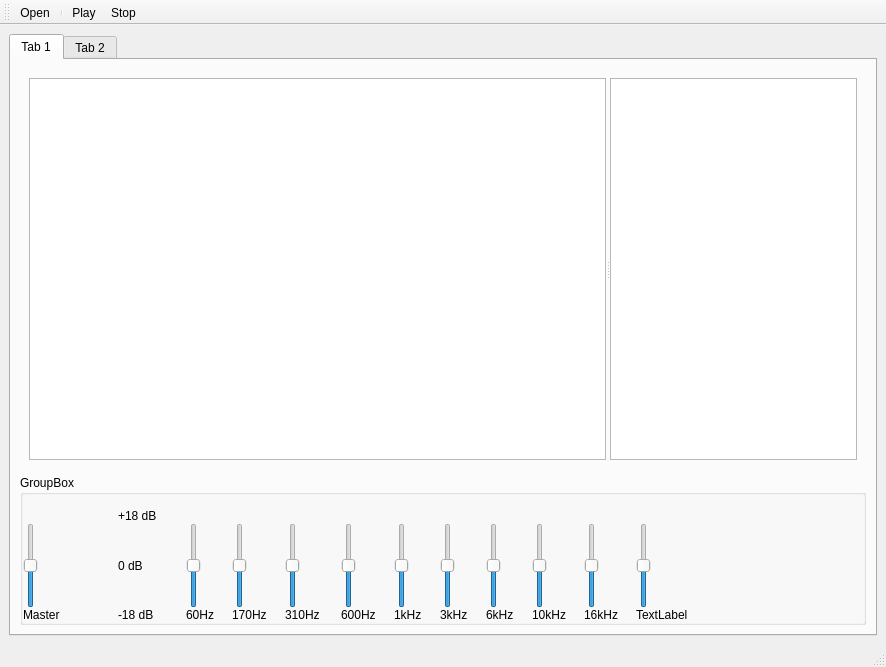
<?xml version="1.0" encoding="UTF-8"?>
<ui version="4.0">
 <class>MainWindow</class>
 <widget class="QMainWindow" name="MainWindow">
  <property name="geometry">
   <rect>
    <x>0</x>
    <y>0</y>
    <width>886</width>
    <height>667</height>
   </rect>
  </property>
  <property name="windowTitle">
   <string>MainWindow</string>
  </property>
  <widget class="QWidget" name="centralwidget">
   <layout class="QHBoxLayout" name="horizontalLayout_2">
    <item>
     <widget class="QTabWidget" name="tabWidget">
      <property name="currentIndex">
       <number>0</number>
      </property>
      <widget class="QWidget" name="tab">
       <attribute name="title">
        <string>Tab 1</string>
       </attribute>
       <layout class="QGridLayout" name="gridLayout">
        <item row="0" column="0">
         <widget class="QWidget" name="widget" native="true">
          <layout class="QGridLayout" name="gridLayout_3">
           <item row="0" column="0">
            <widget class="QSplitter" name="splitter">
             <property name="orientation">
              <enum>Qt::Horizontal</enum>
             </property>
             <widget class="PlotWidget" name="grMain">
              <property name="sizePolicy">
               <sizepolicy hsizetype="Expanding" vsizetype="Expanding">
                <horstretch>70</horstretch>
                <verstretch>0</verstretch>
               </sizepolicy>
              </property>
             </widget>
             <widget class="GraphicsLayoutWidget" name="grSpec">
              <property name="sizePolicy">
               <sizepolicy hsizetype="Expanding" vsizetype="Expanding">
                <horstretch>30</horstretch>
                <verstretch>0</verstretch>
               </sizepolicy>
              </property>
             </widget>
            </widget>
           </item>
          </layout>
         </widget>
        </item>
        <item row="1" column="0">
         <widget class="QGroupBox" name="groupBox">
          <property name="sizePolicy">
           <sizepolicy hsizetype="Preferred" vsizetype="Expanding">
            <horstretch>0</horstretch>
            <verstretch>0</verstretch>
           </sizepolicy>
          </property>
          <property name="minimumSize">
           <size>
            <width>0</width>
            <height>0</height>
           </size>
          </property>
          <property name="maximumSize">
           <size>
            <width>16777215</width>
            <height>150</height>
           </size>
          </property>
          <property name="title">
           <string>GroupBox</string>
          </property>
          <layout class="QGridLayout" name="gridLayout_2">
           <property name="leftMargin">
            <number>0</number>
           </property>
           <property name="topMargin">
            <number>0</number>
           </property>
           <property name="rightMargin">
            <number>0</number>
           </property>
           <property name="bottomMargin">
            <number>0</number>
           </property>
           <property name="horizontalSpacing">
            <number>18</number>
           </property>
           <property name="verticalSpacing">
            <number>0</number>
           </property>
           <item row="2" column="0">
            <widget class="QSlider" name="verticalSlider_gain">
             <property name="maximum">
              <number>200</number>
             </property>
             <property name="value">
              <number>100</number>
             </property>
             <property name="orientation">
              <enum>Qt::Vertical</enum>
             </property>
            </widget>
           </item>
           <item row="3" column="5">
            <widget class="QLabel" name="label_3">
             <property name="text">
              <string>170Hz</string>
             </property>
            </widget>
           </item>
           <item row="3" column="4">
            <widget class="QLabel" name="label_2">
             <property name="text">
              <string>60Hz</string>
             </property>
            </widget>
           </item>
           <item row="0" column="13">
            <widget class="QLabel" name="label_22">
             <property name="text">
              <string/>
             </property>
            </widget>
           </item>
           <item row="3" column="0">
            <widget class="QLabel" name="label">
             <property name="text">
              <string>Master</string>
             </property>
            </widget>
           </item>
           <item row="3" column="10">
            <widget class="QLabel" name="label_8">
             <property name="text">
              <string>6kHz</string>
             </property>
            </widget>
           </item>
           <item row="2" column="2">
            <spacer name="horizontalSpacer">
             <property name="orientation">
              <enum>Qt::Horizontal</enum>
             </property>
             <property name="sizeType">
              <enum>QSizePolicy::Fixed</enum>
             </property>
             <property name="sizeHint" stdset="0">
              <size>
               <width>40</width>
               <height>20</height>
              </size>
             </property>
            </spacer>
           </item>
           <item row="3" column="9">
            <widget class="QLabel" name="label_7">
             <property name="text">
              <string>3kHz</string>
             </property>
            </widget>
           </item>
           <item row="3" column="7">
            <widget class="QLabel" name="label_5">
             <property name="text">
              <string>600Hz</string>
             </property>
            </widget>
           </item>
           <item row="3" column="11">
            <widget class="QLabel" name="label_9">
             <property name="text">
              <string>10kHz</string>
             </property>
            </widget>
           </item>
           <item row="3" column="3">
            <widget class="QLabel" name="label_24">
             <property name="text">
              <string>-18 dB</string>
             </property>
            </widget>
           </item>
           <item row="0" column="12">
            <widget class="QLabel" name="label_16k">
             <property name="text">
              <string/>
             </property>
            </widget>
           </item>
           <item row="3" column="8">
            <widget class="QLabel" name="label_6">
             <property name="text">
              <string>1kHz</string>
             </property>
            </widget>
           </item>
           <item row="3" column="13">
            <widget class="QLabel" name="label_12">
             <property name="text">
              <string>TextLabel</string>
             </property>
            </widget>
           </item>
           <item row="2" column="3">
            <widget class="QLabel" name="label_23">
             <property name="text">
              <string>0 dB</string>
             </property>
            </widget>
           </item>
           <item row="3" column="12">
            <widget class="QLabel" name="label_10">
             <property name="text">
              <string>16kHz</string>
             </property>
            </widget>
           </item>
           <item row="3" column="6">
            <widget class="QLabel" name="label_4">
             <property name="text">
              <string>310Hz </string>
             </property>
            </widget>
           </item>
           <item row="1" column="0">
            <widget class="QLabel" name="label_master_gain">
             <property name="text">
              <string/>
             </property>
            </widget>
           </item>
           <item row="0" column="7">
            <widget class="QLabel" name="label_600">
             <property name="text">
              <string/>
             </property>
            </widget>
           </item>
           <item row="0" column="9">
            <widget class="QLabel" name="label_3k">
             <property name="text">
              <string/>
             </property>
            </widget>
           </item>
           <item row="0" column="5">
            <widget class="QLabel" name="label_170">
             <property name="text">
              <string/>
             </property>
            </widget>
           </item>
           <item row="0" column="10">
            <widget class="QLabel" name="label_6k">
             <property name="text">
              <string/>
             </property>
            </widget>
           </item>
           <item row="0" column="6">
            <widget class="QLabel" name="label_310">
             <property name="text">
              <string/>
             </property>
            </widget>
           </item>
           <item row="0" column="11">
            <widget class="QLabel" name="label_10k">
             <property name="text">
              <string/>
             </property>
            </widget>
           </item>
           <item row="0" column="8">
            <widget class="QLabel" name="label_1k">
             <property name="text">
              <string/>
             </property>
            </widget>
           </item>
           <item row="1" column="3">
            <widget class="QLabel" name="label_25">
             <property name="maximumSize">
              <size>
               <width>50</width>
               <height>16777215</height>
              </size>
             </property>
             <property name="text">
              <string>+18 dB</string>
             </property>
            </widget>
           </item>
           <item row="0" column="4">
            <widget class="QLabel" name="label_60">
             <property name="text">
              <string/>
             </property>
            </widget>
           </item>
           <item row="2" column="12">
            <widget class="QSlider" name="verticalSlider_16k">
             <property name="minimum">
              <number>-18</number>
             </property>
             <property name="maximum">
              <number>18</number>
             </property>
             <property name="orientation">
              <enum>Qt::Vertical</enum>
             </property>
            </widget>
           </item>
           <item row="2" column="5">
            <widget class="QSlider" name="verticalSlider_170">
             <property name="minimum">
              <number>-18</number>
             </property>
             <property name="maximum">
              <number>18</number>
             </property>
             <property name="orientation">
              <enum>Qt::Vertical</enum>
             </property>
            </widget>
           </item>
           <item row="2" column="4">
            <widget class="QSlider" name="verticalSlider_60">
             <property name="minimum">
              <number>-18</number>
             </property>
             <property name="maximum">
              <number>18</number>
             </property>
             <property name="orientation">
              <enum>Qt::Vertical</enum>
             </property>
            </widget>
           </item>
           <item row="2" column="11">
            <widget class="QSlider" name="verticalSlider_10k">
             <property name="minimum">
              <number>-18</number>
             </property>
             <property name="maximum">
              <number>18</number>
             </property>
             <property name="orientation">
              <enum>Qt::Vertical</enum>
             </property>
            </widget>
           </item>
           <item row="2" column="10">
            <widget class="QSlider" name="verticalSlider_6k">
             <property name="minimum">
              <number>-18</number>
             </property>
             <property name="maximum">
              <number>18</number>
             </property>
             <property name="orientation">
              <enum>Qt::Vertical</enum>
             </property>
            </widget>
           </item>
           <item row="2" column="9">
            <widget class="QSlider" name="verticalSlider_3k">
             <property name="minimum">
              <number>-18</number>
             </property>
             <property name="maximum">
              <number>18</number>
             </property>
             <property name="orientation">
              <enum>Qt::Vertical</enum>
             </property>
            </widget>
           </item>
           <item row="2" column="6">
            <widget class="QSlider" name="verticalSlider_310">
             <property name="minimum">
              <number>-18</number>
             </property>
             <property name="maximum">
              <number>18</number>
             </property>
             <property name="orientation">
              <enum>Qt::Vertical</enum>
             </property>
            </widget>
           </item>
           <item row="2" column="7">
            <widget class="QSlider" name="verticalSlider_600">
             <property name="minimum">
              <number>-18</number>
             </property>
             <property name="maximum">
              <number>18</number>
             </property>
             <property name="orientation">
              <enum>Qt::Vertical</enum>
             </property>
            </widget>
           </item>
           <item row="2" column="8">
            <widget class="QSlider" name="verticalSlider_1k">
             <property name="minimum">
              <number>-18</number>
             </property>
             <property name="maximum">
              <number>18</number>
             </property>
             <property name="orientation">
              <enum>Qt::Vertical</enum>
             </property>
            </widget>
           </item>
           <item row="2" column="13">
            <widget class="QSlider" name="verticalSlider_11">
             <property name="minimum">
              <number>-18</number>
             </property>
             <property name="maximum">
              <number>18</number>
             </property>
             <property name="orientation">
              <enum>Qt::Vertical</enum>
             </property>
            </widget>
           </item>
           <item row="1" column="14" rowspan="2">
            <widget class="QLabel" name="inst_image">
             <property name="text">
              <string/>
             </property>
            </widget>
           </item>
          </layout>
         </widget>
        </item>
       </layout>
      </widget>
      <widget class="QWidget" name="tab_2">
       <attribute name="title">
        <string>Tab 2</string>
       </attribute>
       <layout class="QGridLayout" name="gridLayout_4" columnstretch="33,33,33">
        <item row="0" column="0">
         <widget class="QWidget" name="widget_2" native="true">
          <widget class="QLabel" name="label_11">
           <property name="geometry">
            <rect>
             <x>9</x>
             <y>9</y>
             <width>250</width>
             <height>521</height>
            </rect>
           </property>
           <property name="maximumSize">
            <size>
             <width>250</width>
             <height>16777215</height>
            </size>
           </property>
           <property name="text">
            <string/>
           </property>
           <property name="pixmap">
            <pixmap>instruments/xylophone_15.png</pixmap>
           </property>
           <property name="scaledContents">
            <bool>true</bool>
           </property>
           <property name="wordWrap">
            <bool>false</bool>
           </property>
          </widget>
          <widget class="QToolButton" name="toolButton">
           <property name="geometry">
            <rect>
             <x>70</x>
             <y>40</y>
             <width>121</width>
             <height>21</height>
            </rect>
           </property>
           <property name="text">
            <string/>
           </property>
           <property name="autoRaise">
            <bool>true</bool>
           </property>
          </widget>
          <widget class="QToolButton" name="toolButton_2">
           <property name="geometry">
            <rect>
             <x>70</x>
             <y>70</y>
             <width>131</width>
             <height>21</height>
            </rect>
           </property>
           <property name="text">
            <string/>
           </property>
           <property name="autoRaise">
            <bool>true</bool>
           </property>
          </widget>
          <widget class="QToolButton" name="toolButton_3">
           <property name="geometry">
            <rect>
             <x>60</x>
             <y>100</y>
             <width>141</width>
             <height>21</height>
            </rect>
           </property>
           <property name="text">
            <string/>
           </property>
           <property name="autoRaise">
            <bool>true</bool>
           </property>
          </widget>
          <widget class="QToolButton" name="toolButton_4">
           <property name="geometry">
            <rect>
             <x>60</x>
             <y>130</y>
             <width>141</width>
             <height>21</height>
            </rect>
           </property>
           <property name="text">
            <string/>
           </property>
           <property name="autoRaise">
            <bool>true</bool>
           </property>
          </widget>
          <widget class="QToolButton" name="toolButton_5">
           <property name="geometry">
            <rect>
             <x>60</x>
             <y>160</y>
             <width>151</width>
             <height>31</height>
            </rect>
           </property>
           <property name="text">
            <string/>
           </property>
           <property name="autoRaise">
            <bool>true</bool>
           </property>
          </widget>
          <widget class="QToolButton" name="toolButton_6">
           <property name="geometry">
            <rect>
             <x>50</x>
             <y>190</y>
             <width>161</width>
             <height>31</height>
            </rect>
           </property>
           <property name="text">
            <string/>
           </property>
           <property name="autoRaise">
            <bool>true</bool>
           </property>
          </widget>
          <widget class="QToolButton" name="toolButton_7">
           <property name="geometry">
            <rect>
             <x>50</x>
             <y>220</y>
             <width>161</width>
             <height>31</height>
            </rect>
           </property>
           <property name="text">
            <string/>
           </property>
           <property name="autoRaise">
            <bool>true</bool>
           </property>
          </widget>
          <widget class="QToolButton" name="toolButton_8">
           <property name="geometry">
            <rect>
             <x>40</x>
             <y>250</y>
             <width>181</width>
             <height>31</height>
            </rect>
           </property>
           <property name="text">
            <string/>
           </property>
           <property name="autoRaise">
            <bool>true</bool>
           </property>
          </widget>
          <widget class="QToolButton" name="toolButton_9">
           <property name="geometry">
            <rect>
             <x>40</x>
             <y>280</y>
             <width>191</width>
             <height>31</height>
            </rect>
           </property>
           <property name="text">
            <string/>
           </property>
           <property name="autoRaise">
            <bool>true</bool>
           </property>
          </widget>
          <widget class="QToolButton" name="toolButton_10">
           <property name="geometry">
            <rect>
             <x>30</x>
             <y>310</y>
             <width>201</width>
             <height>31</height>
            </rect>
           </property>
           <property name="text">
            <string/>
           </property>
           <property name="autoRaise">
            <bool>true</bool>
           </property>
          </widget>
          <widget class="QToolButton" name="toolButton_11">
           <property name="geometry">
            <rect>
             <x>30</x>
             <y>340</y>
             <width>211</width>
             <height>31</height>
            </rect>
           </property>
           <property name="text">
            <string/>
           </property>
           <property name="autoRaise">
            <bool>true</bool>
           </property>
          </widget>
          <widget class="QToolButton" name="toolButton_12">
           <property name="geometry">
            <rect>
             <x>20</x>
             <y>370</y>
             <width>221</width>
             <height>31</height>
            </rect>
           </property>
           <property name="text">
            <string/>
           </property>
           <property name="autoRaise">
            <bool>true</bool>
           </property>
          </widget>
          <widget class="QToolButton" name="toolButton_13">
           <property name="geometry">
            <rect>
             <x>20</x>
             <y>400</y>
             <width>221</width>
             <height>31</height>
            </rect>
           </property>
           <property name="text">
            <string/>
           </property>
           <property name="autoRaise">
            <bool>true</bool>
           </property>
          </widget>
          <widget class="QToolButton" name="toolButton_14">
           <property name="geometry">
            <rect>
             <x>10</x>
             <y>440</y>
             <width>241</width>
             <height>31</height>
            </rect>
           </property>
           <property name="text">
            <string/>
           </property>
           <property name="autoRaise">
            <bool>true</bool>
           </property>
          </widget>
          <widget class="QToolButton" name="toolButton_15">
           <property name="geometry">
            <rect>
             <x>10</x>
             <y>470</y>
             <width>241</width>
             <height>31</height>
            </rect>
           </property>
           <property name="text">
            <string/>
           </property>
           <property name="autoRaise">
            <bool>true</bool>
           </property>
          </widget>
         </widget>
        </item>
        <item row="0" column="1">
         <widget class="QWidget" name="widget_3" native="true">
          <widget class="QLabel" name="label_13">
           <property name="geometry">
            <rect>
             <x>0</x>
             <y>90</y>
             <width>271</width>
             <height>341</height>
            </rect>
           </property>
           <property name="frameShape">
            <enum>QFrame::VLine</enum>
           </property>
           <property name="text">
            <string/>
           </property>
           <property name="pixmap">
            <pixmap>instruments/stringsteel_6.jpeg</pixmap>
           </property>
           <property name="scaledContents">
            <bool>true</bool>
           </property>
          </widget>
          <widget class="QToolButton" name="toolButton_16">
           <property name="geometry">
            <rect>
             <x>0</x>
             <y>100</y>
             <width>271</width>
             <height>16</height>
            </rect>
           </property>
           <property name="maximumSize">
            <size>
             <width>16777215</width>
             <height>20</height>
            </size>
           </property>
           <property name="text">
            <string/>
           </property>
           <property name="autoRaise">
            <bool>true</bool>
           </property>
          </widget>
          <widget class="QToolButton" name="toolButton_17">
           <property name="geometry">
            <rect>
             <x>0</x>
             <y>160</y>
             <width>271</width>
             <height>20</height>
            </rect>
           </property>
           <property name="maximumSize">
            <size>
             <width>16777215</width>
             <height>20</height>
            </size>
           </property>
           <property name="text">
            <string/>
           </property>
           <property name="autoRaise">
            <bool>true</bool>
           </property>
          </widget>
          <widget class="QToolButton" name="toolButton_18">
           <property name="geometry">
            <rect>
             <x>0</x>
             <y>400</y>
             <width>271</width>
             <height>20</height>
            </rect>
           </property>
           <property name="maximumSize">
            <size>
             <width>16777215</width>
             <height>20</height>
            </size>
           </property>
           <property name="text">
            <string/>
           </property>
           <property name="autoRaise">
            <bool>true</bool>
           </property>
          </widget>
          <widget class="QToolButton" name="toolButton_19">
           <property name="geometry">
            <rect>
             <x>0</x>
             <y>340</y>
             <width>271</width>
             <height>20</height>
            </rect>
           </property>
           <property name="maximumSize">
            <size>
             <width>16777215</width>
             <height>20</height>
            </size>
           </property>
           <property name="text">
            <string/>
           </property>
           <property name="autoRaise">
            <bool>true</bool>
           </property>
          </widget>
          <widget class="QToolButton" name="toolButton_20">
           <property name="geometry">
            <rect>
             <x>0</x>
             <y>220</y>
             <width>271</width>
             <height>20</height>
            </rect>
           </property>
           <property name="maximumSize">
            <size>
             <width>16777215</width>
             <height>20</height>
            </size>
           </property>
           <property name="text">
            <string/>
           </property>
           <property name="autoRaise">
            <bool>true</bool>
           </property>
          </widget>
          <widget class="QToolButton" name="toolButton_21">
           <property name="geometry">
            <rect>
             <x>0</x>
             <y>280</y>
             <width>271</width>
             <height>20</height>
            </rect>
           </property>
           <property name="maximumSize">
            <size>
             <width>16777215</width>
             <height>20</height>
            </size>
           </property>
           <property name="text">
            <string/>
           </property>
           <property name="autoRaise">
            <bool>true</bool>
           </property>
          </widget>
         </widget>
        </item>
        <item row="0" column="2">
         <widget class="QWidget" name="widget_4" native="true">
          <widget class="QLabel" name="label_14">
           <property name="geometry">
            <rect>
             <x>0</x>
             <y>90</y>
             <width>261</width>
             <height>341</height>
            </rect>
           </property>
           <property name="text">
            <string/>
           </property>
           <property name="pixmap">
            <pixmap>instruments/piano_7.jpeg</pixmap>
           </property>
           <property name="scaledContents">
            <bool>true</bool>
           </property>
          </widget>
          <widget class="QToolButton" name="toolButton_22">
           <property name="geometry">
            <rect>
             <x>0</x>
             <y>140</y>
             <width>41</width>
             <height>281</height>
            </rect>
           </property>
           <property name="text">
            <string/>
           </property>
           <property name="autoRaise">
            <bool>true</bool>
           </property>
          </widget>
          <widget class="QToolButton" name="toolButton_23">
           <property name="geometry">
            <rect>
             <x>40</x>
             <y>140</y>
             <width>41</width>
             <height>281</height>
            </rect>
           </property>
           <property name="text">
            <string/>
           </property>
           <property name="autoRaise">
            <bool>true</bool>
           </property>
          </widget>
          <widget class="QToolButton" name="toolButton_24">
           <property name="geometry">
            <rect>
             <x>80</x>
             <y>140</y>
             <width>31</width>
             <height>281</height>
            </rect>
           </property>
           <property name="text">
            <string/>
           </property>
           <property name="autoRaise">
            <bool>true</bool>
           </property>
          </widget>
          <widget class="QToolButton" name="toolButton_25">
           <property name="geometry">
            <rect>
             <x>110</x>
             <y>140</y>
             <width>41</width>
             <height>281</height>
            </rect>
           </property>
           <property name="text">
            <string/>
           </property>
           <property name="autoRaise">
            <bool>true</bool>
           </property>
          </widget>
          <widget class="QToolButton" name="toolButton_26">
           <property name="geometry">
            <rect>
             <x>150</x>
             <y>140</y>
             <width>31</width>
             <height>281</height>
            </rect>
           </property>
           <property name="text">
            <string/>
           </property>
           <property name="autoRaise">
            <bool>true</bool>
           </property>
          </widget>
          <widget class="QToolButton" name="toolButton_27">
           <property name="geometry">
            <rect>
             <x>180</x>
             <y>140</y>
             <width>41</width>
             <height>281</height>
            </rect>
           </property>
           <property name="text">
            <string/>
           </property>
           <property name="autoRaise">
            <bool>true</bool>
           </property>
          </widget>
          <widget class="QToolButton" name="toolButton_28">
           <property name="geometry">
            <rect>
             <x>220</x>
             <y>140</y>
             <width>41</width>
             <height>281</height>
            </rect>
           </property>
           <property name="text">
            <string/>
           </property>
           <property name="autoRaise">
            <bool>true</bool>
           </property>
          </widget>
          <widget class="QToolButton" name="toolButton_29">
           <property name="geometry">
            <rect>
             <x>20</x>
             <y>130</y>
             <width>31</width>
             <height>191</height>
            </rect>
           </property>
           <property name="text">
            <string/>
           </property>
           <property name="autoRaise">
            <bool>true</bool>
           </property>
          </widget>
          <widget class="QToolButton" name="toolButton_30">
           <property name="geometry">
            <rect>
             <x>60</x>
             <y>130</y>
             <width>31</width>
             <height>191</height>
            </rect>
           </property>
           <property name="text">
            <string/>
           </property>
           <property name="autoRaise">
            <bool>true</bool>
           </property>
          </widget>
          <widget class="QToolButton" name="toolButton_31">
           <property name="geometry">
            <rect>
             <x>130</x>
             <y>130</y>
             <width>31</width>
             <height>191</height>
            </rect>
           </property>
           <property name="text">
            <string/>
           </property>
           <property name="autoRaise">
            <bool>true</bool>
           </property>
          </widget>
          <widget class="QToolButton" name="toolButton_32">
           <property name="geometry">
            <rect>
             <x>170</x>
             <y>130</y>
             <width>31</width>
             <height>191</height>
            </rect>
           </property>
           <property name="text">
            <string/>
           </property>
           <property name="autoRaise">
            <bool>true</bool>
           </property>
          </widget>
          <widget class="QToolButton" name="toolButton_33">
           <property name="geometry">
            <rect>
             <x>210</x>
             <y>130</y>
             <width>31</width>
             <height>191</height>
            </rect>
           </property>
           <property name="text">
            <string/>
           </property>
           <property name="autoRaise">
            <bool>true</bool>
           </property>
          </widget>
         </widget>
        </item>
       </layout>
      </widget>
     </widget>
    </item>
   </layout>
  </widget>
  <widget class="QMenuBar" name="menubar">
   <property name="geometry">
    <rect>
     <x>0</x>
     <y>0</y>
     <width>886</width>
     <height>21</height>
    </rect>
   </property>
  </widget>
  <widget class="QStatusBar" name="statusbar"/>
  <widget class="QToolBar" name="toolBar">
   <property name="maximumSize">
    <size>
     <width>16777215</width>
     <height>25</height>
    </size>
   </property>
   <property name="windowTitle">
    <string>toolBar</string>
   </property>
   <attribute name="toolBarArea">
    <enum>TopToolBarArea</enum>
   </attribute>
   <attribute name="toolBarBreak">
    <bool>false</bool>
   </attribute>
   <addaction name="actionOpen"/>
   <addaction name="separator"/>
   <addaction name="actionPlay"/>
   <addaction name="actionStop"/>
  </widget>
  <action name="actionOpen">
   <property name="icon">
    <iconset>
     <normaloff>icons/open-folder.png</normaloff>icons/open-folder.png</iconset>
   </property>
   <property name="text">
    <string>Open</string>
   </property>
   <property name="toolTip">
    <string>Open</string>
   </property>
  </action>
  <action name="actionPlay">
   <property name="checkable">
    <bool>true</bool>
   </property>
   <property name="icon">
    <iconset>
     <normaloff>icons/play.png</normaloff>
     <normalon>icons/pause.png</normalon>icons/play.png</iconset>
   </property>
   <property name="text">
    <string>Play</string>
   </property>
   <property name="toolTip">
    <string>play/pause</string>
   </property>
  </action>
  <action name="actionStop">
   <property name="icon">
    <iconset>
     <normaloff>icons/stop.png</normaloff>icons/stop.png</iconset>
   </property>
   <property name="text">
    <string>Stop</string>
   </property>
   <property name="toolTip">
    <string>Stop</string>
   </property>
  </action>
 </widget>
 <customwidgets>
  <customwidget>
   <class>PlotWidget</class>
   <extends>QGraphicsView</extends>
   <header>pyqtgraph</header>
  </customwidget>
  <customwidget>
   <class>GraphicsLayoutWidget</class>
   <extends>QGraphicsView</extends>
   <header>pyqtgraph</header>
  </customwidget>
 </customwidgets>
 <resources/>
 <connections/>
</ui>
